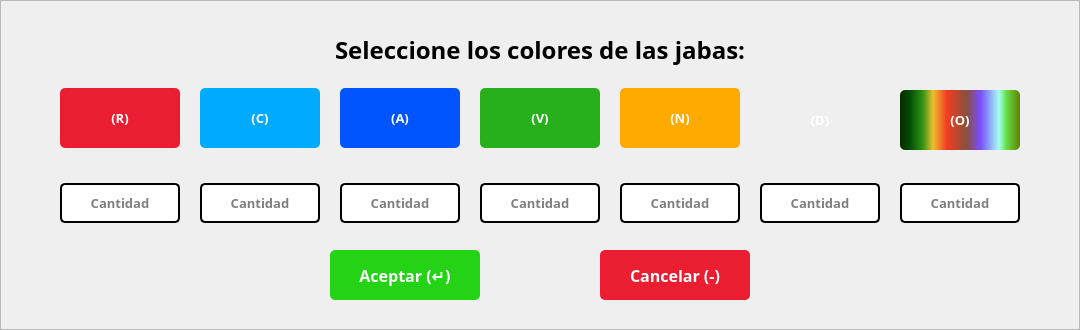
   <widget class="QFrame" name="frmColores">
    <property name="geometry">
     <rect>
      <x>10</x>
      <y>1120</y>
      <width>1080</width>
      <height>330</height>
     </rect>
    </property>
    <property name="styleSheet">
     <string notr="true">#frmColores{background-color: rgb(255, 255, 255);
color: rgb(0, 0, 0);
border:none;
border-radius: 10px;
border: 2px solid #D9D9D9;}</string>
    </property>
    <property name="frameShape">
     <enum>QFrame::StyledPanel</enum>
    </property>
    <property name="frameShadow">
     <enum>QFrame::Raised</enum>
    </property>
    <widget class="QLabel" name="btnPrimerColor">
     <property name="geometry">
      <rect>
       <x>60</x>
       <y>88</y>
       <width>120</width>
       <height>60</height>
      </rect>
     </property>
     <property name="font">
      <font>
       <family>Poppins</family>
       <pointsize>10</pointsize>
       <weight>75</weight>
       <bold>true</bold>
      </font>
     </property>
     <property name="styleSheet">
      <string notr="true">background-color: rgb(234, 29, 49);
color: rgb(255, 255, 255);
border:none;
border-radius: 5px;</string>
     </property>
     <property name="text">
      <string>(R)</string>
     </property>
     <property name="alignment">
      <set>Qt::AlignCenter</set>
     </property>
    </widget>
    <widget class="QLabel" name="btnSegundoColor">
     <property name="geometry">
      <rect>
       <x>200</x>
       <y>88</y>
       <width>120</width>
       <height>60</height>
      </rect>
     </property>
     <property name="font">
      <font>
       <family>Poppins</family>
       <pointsize>10</pointsize>
       <weight>75</weight>
       <bold>true</bold>
      </font>
     </property>
     <property name="styleSheet">
      <string notr="true">background-color: rgb(0, 170, 255);
color: rgb(255, 255, 255);
border-radius: 5px;</string>
     </property>
     <property name="text">
      <string>(C)</string>
     </property>
     <property name="alignment">
      <set>Qt::AlignCenter</set>
     </property>
    </widget>
    <widget class="QLabel" name="btnTercerColor">
     <property name="geometry">
      <rect>
       <x>340</x>
       <y>88</y>
       <width>120</width>
       <height>60</height>
      </rect>
     </property>
     <property name="font">
      <font>
       <family>Poppins</family>
       <pointsize>10</pointsize>
       <weight>75</weight>
       <bold>true</bold>
      </font>
     </property>
     <property name="styleSheet">
      <string notr="true">background-color: rgb(0, 85, 255);
color: rgb(255, 255, 255);
border:none;
border-radius: 5px;</string>
     </property>
     <property name="text">
      <string>(A)</string>
     </property>
     <property name="alignment">
      <set>Qt::AlignCenter</set>
     </property>
    </widget>
    <widget class="QLabel" name="btnCuartoColor">
     <property name="geometry">
      <rect>
       <x>480</x>
       <y>88</y>
       <width>120</width>
       <height>60</height>
      </rect>
     </property>
     <property name="font">
      <font>
       <family>Poppins</family>
       <pointsize>10</pointsize>
       <weight>75</weight>
       <bold>true</bold>
      </font>
     </property>
     <property name="styleSheet">
      <string notr="true">background-color: rgb(39, 175, 28);
color: rgb(255, 255, 255);
border:none;
border-radius: 5px;</string>
     </property>
     <property name="text">
      <string>(V)</string>
     </property>
     <property name="alignment">
      <set>Qt::AlignCenter</set>
     </property>
    </widget>
    <widget class="QLabel" name="btnQuintoColor">
     <property name="geometry">
      <rect>
       <x>620</x>
       <y>88</y>
       <width>120</width>
       <height>60</height>
      </rect>
     </property>
     <property name="font">
      <font>
       <family>Poppins</family>
       <pointsize>10</pointsize>
       <weight>75</weight>
       <bold>true</bold>
      </font>
     </property>
     <property name="styleSheet">
      <string notr="true">background-color: rgb(255, 170, 0);
color: rgb(255, 255, 255);
border:none;
border-radius: 5px;</string>
     </property>
     <property name="text">
      <string>(N)</string>
     </property>
     <property name="alignment">
      <set>Qt::AlignCenter</set>
     </property>
    </widget>
    <widget class="QLineEdit" name="txtCantidadPrimerColor">
     <property name="geometry">
      <rect>
       <x>60</x>
       <y>183</y>
       <width>120</width>
       <height>40</height>
      </rect>
     </property>
     <property name="font">
      <font>
       <family>Poppins</family>
       <pointsize>10</pointsize>
       <weight>75</weight>
       <bold>true</bold>
      </font>
     </property>
     <property name="styleSheet">
      <string notr="true">background-color: rgb(255, 255, 255);
color: rgb(0, 0, 0);
border-radius: 5px;
border: 2px solid #000;
padding: 5px</string>
     </property>
     <property name="text">
      <string/>
     </property>
     <property name="alignment">
      <set>Qt::AlignCenter</set>
     </property>
     <property name="placeholderText">
      <string>Cantidad</string>
     </property>
    </widget>
    <widget class="QLineEdit" name="txtCantidadSegundoColor">
     <property name="geometry">
      <rect>
       <x>200</x>
       <y>183</y>
       <width>120</width>
       <height>40</height>
      </rect>
     </property>
     <property name="font">
      <font>
       <family>Poppins</family>
       <pointsize>10</pointsize>
       <weight>75</weight>
       <bold>true</bold>
      </font>
     </property>
     <property name="styleSheet">
      <string notr="true">background-color: rgb(255, 255, 255);
color: rgb(0, 0, 0);
border-radius: 5px;
border: 2px solid #000;
padding: 5px</string>
     </property>
     <property name="text">
      <string/>
     </property>
     <property name="alignment">
      <set>Qt::AlignCenter</set>
     </property>
     <property name="placeholderText">
      <string>Cantidad</string>
     </property>
    </widget>
    <widget class="QLineEdit" name="txtCantidadTercerColor">
     <property name="geometry">
      <rect>
       <x>340</x>
       <y>183</y>
       <width>120</width>
       <height>40</height>
      </rect>
     </property>
     <property name="font">
      <font>
       <family>Poppins</family>
       <pointsize>10</pointsize>
       <weight>75</weight>
       <bold>true</bold>
      </font>
     </property>
     <property name="styleSheet">
      <string notr="true">background-color: rgb(255, 255, 255);
color: rgb(0, 0, 0);
border-radius: 5px;
border: 2px solid #000;
padding: 5px</string>
     </property>
     <property name="text">
      <string/>
     </property>
     <property name="alignment">
      <set>Qt::AlignCenter</set>
     </property>
     <property name="placeholderText">
      <string>Cantidad</string>
     </property>
    </widget>
    <widget class="QLineEdit" name="txtCantidadCuartoColor">
     <property name="geometry">
      <rect>
       <x>480</x>
       <y>183</y>
       <width>120</width>
       <height>40</height>
      </rect>
     </property>
     <property name="font">
      <font>
       <family>Poppins</family>
       <pointsize>10</pointsize>
       <weight>75</weight>
       <bold>true</bold>
      </font>
     </property>
     <property name="styleSheet">
      <string notr="true">background-color: rgb(255, 255, 255);
color: rgb(0, 0, 0);
border-radius: 5px;
border: 2px solid #000;
padding: 5px</string>
     </property>
     <property name="text">
      <string/>
     </property>
     <property name="alignment">
      <set>Qt::AlignCenter</set>
     </property>
     <property name="placeholderText">
      <string>Cantidad</string>
     </property>
    </widget>
    <widget class="QLineEdit" name="txtCantidadQuintoColor">
     <property name="geometry">
      <rect>
       <x>620</x>
       <y>183</y>
       <width>120</width>
       <height>40</height>
      </rect>
     </property>
     <property name="font">
      <font>
       <family>Poppins</family>
       <pointsize>10</pointsize>
       <weight>75</weight>
       <bold>true</bold>
      </font>
     </property>
     <property name="styleSheet">
      <string notr="true">background-color: rgb(255, 255, 255);
color: rgb(0, 0, 0);
border-radius: 5px;
border: 2px solid #000;
padding: 5px</string>
     </property>
     <property name="text">
      <string/>
     </property>
     <property name="alignment">
      <set>Qt::AlignCenter</set>
     </property>
     <property name="placeholderText">
      <string>Cantidad</string>
     </property>
    </widget>
    <widget class="QLabel" name="lblSeleccioneColores">
     <property name="geometry">
      <rect>
       <x>240</x>
       <y>30</y>
       <width>600</width>
       <height>40</height>
      </rect>
     </property>
     <property name="font">
      <font>
       <family>Poppins</family>
       <pointsize>18</pointsize>
       <weight>75</weight>
       <bold>true</bold>
      </font>
     </property>
     <property name="text">
      <string>Seleccione los colores de las jabas:</string>
     </property>
     <property name="alignment">
      <set>Qt::AlignCenter</set>
     </property>
    </widget>
    <widget class="QPushButton" name="btnAceptarFrmColores">
     <property name="geometry">
      <rect>
       <x>330</x>
       <y>250</y>
       <width>150</width>
       <height>50</height>
      </rect>
     </property>
     <property name="font">
      <font>
       <family>Poppins</family>
       <pointsize>12</pointsize>
       <weight>75</weight>
       <bold>true</bold>
      </font>
     </property>
     <property name="cursor">
      <cursorShape>PointingHandCursor</cursorShape>
     </property>
     <property name="styleSheet">
      <string notr="true">background-color: rgb(36, 211, 21);
color: rgb(255, 255, 255);
border:none;
border-radius: 5px;</string>
     </property>
     <property name="text">
      <string>Aceptar (↵)</string>
     </property>
     <property name="flat">
      <bool>false</bool>
     </property>
    </widget>
    <widget class="QPushButton" name="btnCancelarFrmColores">
     <property name="geometry">
      <rect>
       <x>600</x>
       <y>250</y>
       <width>150</width>
       <height>50</height>
      </rect>
     </property>
     <property name="font">
      <font>
       <family>Poppins</family>
       <pointsize>12</pointsize>
       <weight>75</weight>
       <bold>true</bold>
      </font>
     </property>
     <property name="cursor">
      <cursorShape>PointingHandCursor</cursorShape>
     </property>
     <property name="styleSheet">
      <string notr="true">background-color: rgb(234, 29, 49);
color: rgb(255, 255, 255);
border:none;
border-radius: 5px;</string>
     </property>
     <property name="text">
      <string>Cancelar (-)</string>
     </property>
    </widget>
    <widget class="QLabel" name="btnSextoColor">
     <property name="geometry">
      <rect>
       <x>760</x>
       <y>90</y>
       <width>120</width>
       <height>60</height>
      </rect>
     </property>
     <property name="font">
      <font>
       <family>Poppins</family>
       <pointsize>10</pointsize>
       <weight>75</weight>
       <bold>true</bold>
      </font>
     </property>
     <property name="styleSheet">
      <string notr="true">background-color: qconicalgradient(cx:0.5, cy:0.5, angle:0, stop:0 rgba(35, 40, 3, 255), stop:0.16 rgba(136, 106, 22, 255), stop:0.225 rgba(166, 140, 41, 255), stop:0.285 rgba(204, 181, 74, 255), stop:0.345 rgba(235, 219, 102, 255), stop:0.415 rgba(245, 236, 112, 255), stop:0.52 rgba(209, 190, 76, 255), stop:0.57 rgba(187, 156, 51, 255), stop:0.635 rgba(168, 142, 42, 255), stop:0.695 rgba(202, 174, 68, 255), stop:0.75 rgba(218, 202, 86, 255), stop:0.815 rgba(208, 187, 73, 255), stop:0.88 rgba(187, 156, 51, 255), stop:0.935 rgba(137, 108, 26, 255), stop:1 rgba(35, 40, 3, 255));
color: rgb(255, 255, 255);
border:none;
border-radius: 5px;</string>
     </property>
     <property name="text">
      <string>(D)</string>
     </property>
     <property name="alignment">
      <set>Qt::AlignCenter</set>
     </property>
    </widget>
    <widget class="QLabel" name="btnSeptimoColor">
     <property name="geometry">
      <rect>
       <x>900</x>
       <y>90</y>
       <width>120</width>
       <height>60</height>
      </rect>
     </property>
     <property name="font">
      <font>
       <family>Poppins</family>
       <pointsize>10</pointsize>
       <weight>75</weight>
       <bold>true</bold>
      </font>
     </property>
     <property name="styleSheet">
      <string notr="true">color: rgb(255, 255, 255);
background-color: qlineargradient(spread:pad, x1:0, y1:0, x2:1, y2:0, stop:0 rgba(9, 41, 4, 255), stop:0.085 rgba(2, 79, 0, 255), stop:0.19 rgba(50, 147, 22, 255), stop:0.275 rgba(236, 191, 49, 255), stop:0.39 rgba(243, 61, 34, 255), stop:0.555 rgba(135, 81, 60, 255), stop:0.667 rgba(121, 75, 255, 255), stop:0.825 rgba(164, 255, 244, 255), stop:0.885 rgba(104, 222, 71, 255), stop:1 rgba(93, 128, 0, 255));
border:none;
border-radius: 5px;</string>
     </property>
     <property name="text">
      <string>(O)</string>
     </property>
     <property name="alignment">
      <set>Qt::AlignCenter</set>
     </property>
    </widget>
    <widget class="QLineEdit" name="txtCantidadSextoColor">
     <property name="geometry">
      <rect>
       <x>760</x>
       <y>183</y>
       <width>120</width>
       <height>40</height>
      </rect>
     </property>
     <property name="font">
      <font>
       <family>Poppins</family>
       <pointsize>10</pointsize>
       <weight>75</weight>
       <bold>true</bold>
      </font>
     </property>
     <property name="styleSheet">
      <string notr="true">background-color: rgb(255, 255, 255);
color: rgb(0, 0, 0);
border-radius: 5px;
border: 2px solid #000;
padding: 5px</string>
     </property>
     <property name="text">
      <string/>
     </property>
     <property name="alignment">
      <set>Qt::AlignCenter</set>
     </property>
     <property name="placeholderText">
      <string>Cantidad</string>
     </property>
    </widget>
    <widget class="QLineEdit" name="txtCantidadSeptimoColor">
     <property name="geometry">
      <rect>
       <x>900</x>
       <y>183</y>
       <width>120</width>
       <height>40</height>
      </rect>
     </property>
     <property name="font">
      <font>
       <family>Poppins</family>
       <pointsize>10</pointsize>
       <weight>75</weight>
       <bold>true</bold>
      </font>
     </property>
     <property name="styleSheet">
      <string notr="true">background-color: rgb(255, 255, 255);
color: rgb(0, 0, 0);
border-radius: 5px;
border: 2px solid #000;
padding: 5px</string>
     </property>
     <property name="text">
      <string/>
     </property>
     <property name="alignment">
      <set>Qt::AlignCenter</set>
     </property>
     <property name="placeholderText">
      <string>Cantidad</string>
     </property>
    </widget>
   </widget>
